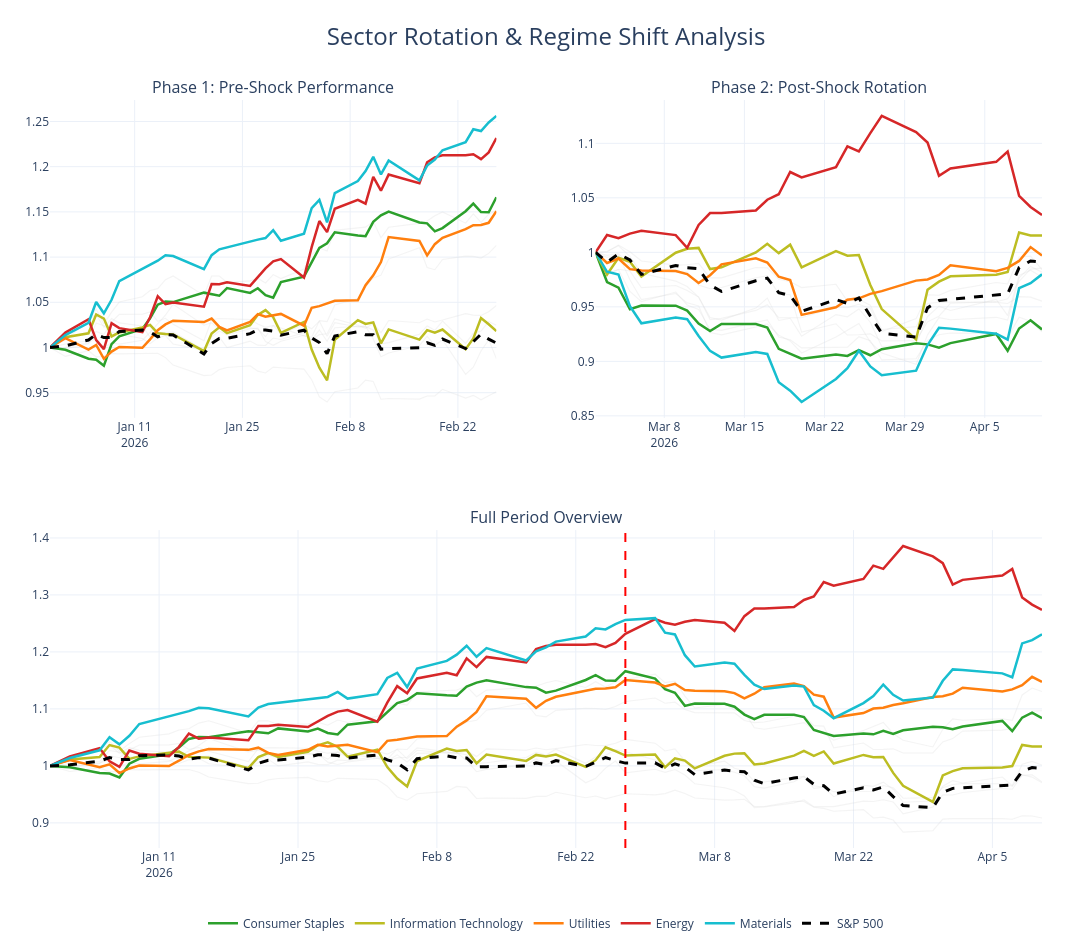

Notebook code cell kept with this figure:
### Markdown cell above
## Plotting Sectorial Data for each Period

### Code cell
# Color palette
colors = ['#1f77b4', '#ff7f0e', '#2ca02c', '#d62728', '#9467bd', '#8c564b', '#e377c2', '#bcbd22', '#17becf']
master_palette = {s: colors[i % len(colors)] for i, s in enumerate(sorted(sector_daily.columns))}

# 3. VISUALIZATION SETUP
fig = make_subplots(
    rows=2, cols=2,
    vertical_spacing=0.15, # Reduced gap between top and bottom
    specs=[[{"type": "xy"}, {"type": "xy"}],
           [{"type": "xy", "colspan": 2}, None]],
    subplot_titles=("Phase 1: Pre-Shock Performance", "Phase 2: Post-Shock Rotation", "Full Period Overview")
)

def add_subplot_traces(fig, start_date, end_date, highlight_sectors, row, col, add_vline=False):
    s_returns = sector_daily.loc[start_date:end_date]
    sp_returns = sp500_returns.loc[start_date:end_date]
    
    # FIX 1: Prevent double-counting the "Shock Day". 
    # If the slice starts on Feb 27 (Phase 2), we only want returns AFTER Feb 27.
    if start_date == '2026-02-27':
        s_returns = s_returns.iloc[1:]
        sp_returns = sp_returns.iloc[1:]
        
    # FIX 2: Calculate Compounded Growth WITHOUT dividing by iloc[0]
    s_indexed = (1 + s_returns.fillna(0)).cumprod()
    sp_indexed = (1 + sp_returns.fillna(0)).cumprod()
    
    # FIX 3: Manually prepend a "1.0" at the start date so the line visually anchors properly
    start_dt = pd.to_datetime(start_date)
    s_indexed.loc[start_dt] = 1.0
    sp_indexed.loc[start_dt] = 1.0
    
    # Sort the index so the 1.0 sits at the very beginning of the timeline
    s_indexed = s_indexed.sort_index()
    sp_indexed = sp_indexed.sort_index()
    
    # --- STEP 1: THE GHOST LAYER (Background) ---
    for sector in s_indexed.columns:
        fig.add_trace(go.Scatter(
            x=s_indexed.index, y=s_indexed[sector], mode='lines', 
            line=dict(color='lightgrey', width=1.1), opacity=0.25, 
            name=f"{sector}_bg", showlegend=False, hoverinfo='skip'
        ), row=row, col=col)
            
    # --- STEP 2: THE HIGHLIGHT LAYER (Foreground) ---
    for sector in highlight_sectors:
        fig.add_trace(go.Scatter(
            x=s_indexed.index, y=s_indexed[sector], mode='lines', 
            line=dict(color=master_palette.get(sector, 'black'), width=2.5), 
            name=sector, legendgroup=sector, 
            showlegend=(row==2 and col==1), 
            hovertemplate="<b>%{fullData.name}</b>: %{y:.3f}<extra></extra>"
        ), row=row, col=col) 

    # S&P 500 Benchmark
    fig.add_trace(go.Scatter(
        x=sp_indexed.index, y=sp_indexed, mode='lines', 
        line=dict(color='black', width=3, dash='dash'), 
        name='S&P 500', legendgroup='S&P 500', 
        showlegend=(row==2 and col==1),
        hovertemplate="<b>%{fullData.name}</b>: %{y:.3f}<extra></extra>"
    ), row=row, col=col)
                                 
    if add_vline:
        fig.add_vline(x='2026-02-27', line_width=2, line_dash="dash", line_color="red", row=row, col=col)

# 4. RENDER TRACES
add_subplot_traces(fig, p1_start, p1_end, combined_highlights, 1, 1)
add_subplot_traces(fig, p2_start, p2_end, combined_highlights, 1, 2)
add_subplot_traces(fig, p1_start, p2_end, combined_highlights, 2, 1, add_vline=True)

# 5. FINAL LAYOUT & BEHAVIOR
fig.update_layout(
    height=950, 
    width=1100,
    template='plotly_white', 
    
    # Centralized Title
    title={
        'text': "Sector Rotation & Regime Shift Analysis",
        'y': 0.97,
        'x': 0.5,
        'xanchor': 'center',
        'yanchor': 'top',
        'font': {'size': 24}
    },
    
    # Legend Behavior: Toggle Others (Focus Mode)
    legend=dict(
        orientation="h", 
        yanchor="bottom", y=-0.12, 
        xanchor="center", x=0.5,
        itemclick="toggleothers",   # Single click: Isolate this sector
        itemdoubleclick="toggle",   # Double click: Show all highlights again
        font={'size': 12}
    ),
    
    margin=dict(t=100, b=100, l=50, r=50),
    hovermode='x unified'
)

fig.show()
